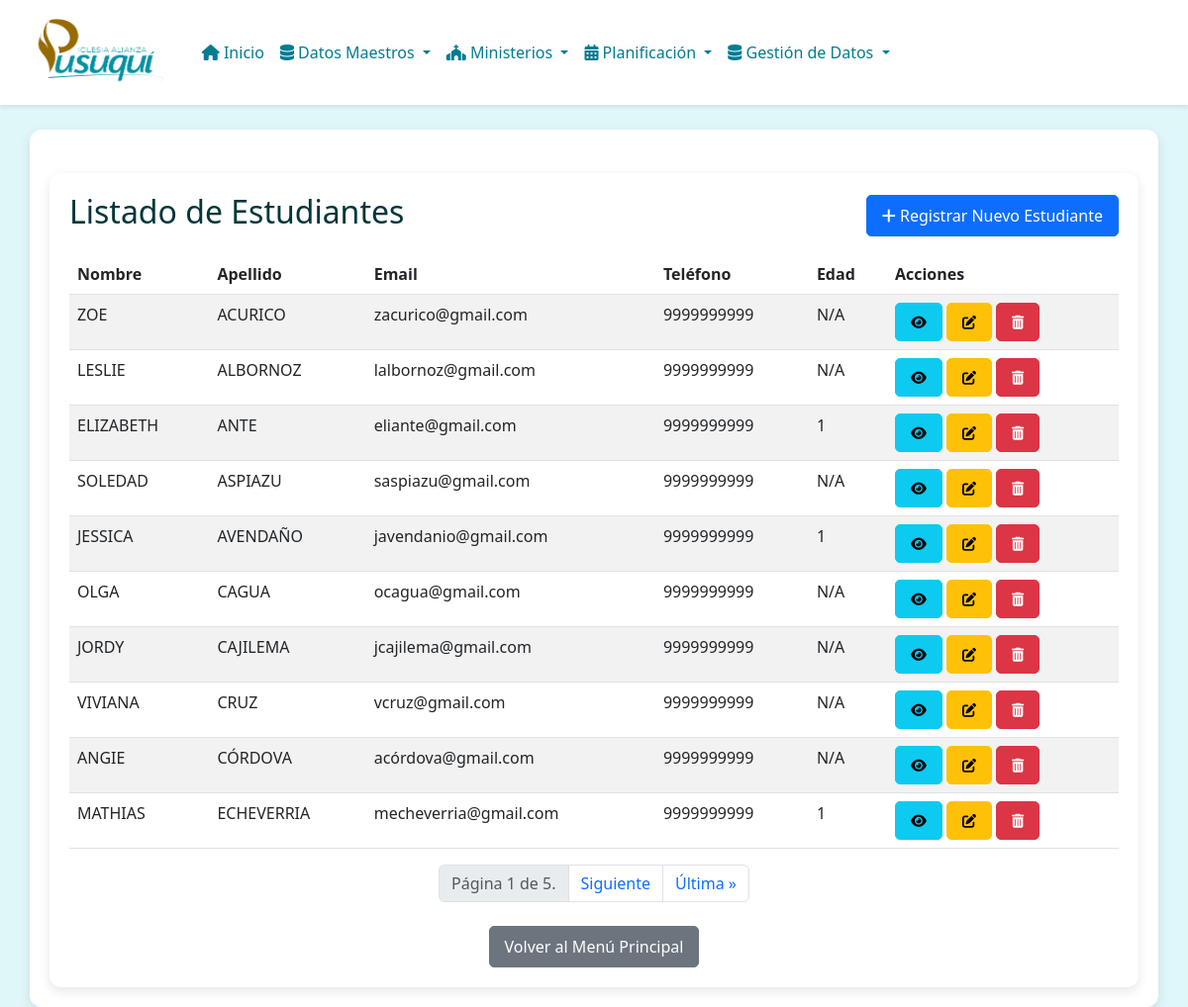
Page /academia/students/ on the committed database.
### academia/models.py (models this page shows, shortened)
class Student(models.Model):
    name = models.CharField(_("name"), max_length=128)
    surname = models.CharField(_("surname"), max_length=128)
    email = models.EmailField(_("email"), max_length=254, unique=True, null=True, blank=True)
    phone_number = models.CharField(_("phone number"), max_length=20, null=True, blank=True)
    date_of_birth = models.DateField(
        _("date of birth"),
        null=True, blank=True,
        validators=[validate_date],
        help_text=_("Format: YYYY-MM-DD")
    )
    @property
    def age(self):
        if not self.date_of_birth:
            return None
        today = date.today()
        return today.year - self.date_of_birth.year - \
               ((today.month, today.day) < (self.date_of_birth.month, self.date_of_birth.day))
    class Meta:
        verbose_name = _("student")
        verbose_name_plural = _("students")
        ordering = ['surname', 'name']
        unique_together = [['name', 'surname']]

### academia/views.py (the view)
# urls.py: path('students/', views.StudentListView.as_view(), name='student-list'),
class StudentListView(ListView):
    model = Student
    template_name = 'academia/student_list.html'
    context_object_name = 'students'
    paginate_by = 10
    def get_context_data(self, **kwargs):
        context = super().get_context_data(**kwargs)
        context['active_page'] = 'students'
        context['page_title'] = 'Listado de Estudiantes'
        return context

### academia/templates/academia/student_list.html (shortened to what this page needs)
{% extends "base.html" %}
{% block body %}
<div class="container mt-4">
    <div class="d-flex justify-content-between align-items-center mb-3">
        <h2>{{ page_title }}</h2>
        <a href="{% url 'academia:student-create' %}" class="btn btn-primary">
            <i class="fas fa-plus"></i> Registrar Nuevo Estudiante
        </a>
    </div>
    {% if students %}
        <table class="table table-striped table-hover">
            <thead class="thead-dark">
                <tr>
                    <th>Nombre</th>
                    <th>Apellido</th>
                    <th>Email</th>
                    <th>Teléfono</th>
                    <th>Edad</th>
                    <th>Acciones</th>
                </tr>
            </thead>
            <tbody>
                {% for student in students %}
                <tr>
                    <td>{{ student.name }}</td>
                    <td>{{ student.surname }}</td>
                    <td>{{ student.email|default:"N/A" }}</td>
                    <td>{{ student.phone_number|default:"N/A" }}</td>
                    <td>{{ student.age|default:"N/A" }}</td>
                    <td>
                        <a href="{% url 'academia:student-detail' student.pk %}" class="btn btn-info btn-sm" title="Ver Detalles">
                            <i class="fas fa-eye"></i>
                        </a>
                        <a href="{% url 'academia:student-update' student.pk %}" class="btn btn-warning btn-sm" title="Editar">
                            <i class="fas fa-edit"></i>
                        </a>
                        <a href="{% url 'academia:student-delete' student.pk %}" class="btn btn-danger btn-sm" title="Eliminar">
                            <i class="fas fa-trash-alt"></i>
                        </a>
                    </td>
                </tr>
                {% endfor %}
            </tbody>
        </table>
        {% if is_paginated %}
            <nav aria-label="Page navigation">
                <ul class="pagination justify-content-center">
                    <li class="page-item disabled"><span class="page-link">Página {{ page_obj.number }} de {{ page_obj.paginator.num_pages }}.</span></li>
                    {% if page_obj.has_next %}
                        <li class="page-item"><a class="page-link" href="?page={{ page_obj.next_page_number }}">Siguiente</a></li>
                        <li class="page-item"><a class="page-link" href="?page={{ page_obj.paginator.num_pages }}">Última &raquo;</a></li>
                    {% endif %}
                </ul>
            </nav>
        {% endif %}
    {% else %}
        <div class="alert alert-info" role="alert">
            No hay estudiantes registrados.
        </div>
    {% endif %}
    <div class="mt-4 text-center">
        <a href="{% url 'academia:index' %}" class="btn btn-secondary">Volver al Menú Principal</a>
    </div>
</div>
{% endblock %}

### static/css/style.css (style rules this page uses)
body { background-color: #e0f7fa; color: #00363a; }
.container { background-color: #ffffff; border-radius: 12px; padding: 20px; box-shadow: 0 4px 12px rgba(0, 0, 0, 0.1); }

### templates/base.html (style rules this page uses)
:root { --primary-color: #72cdd1; --secondary-color: #65a7d3; --accent-color: #d9d9d9; --light-bg: #f8f9fa; --border-radius: 8px; }
body { background-color: var(--light-bg); font-family: 'Segoe UI', Tahoma, Geneva, Verdana, sans-serif; }
.btn { border-radius: 5px; padding: 8px 15px; transition: all 0.3s ease; }

### rows in the picture
Student: name "ZOE", surname "ACURICO", email "zacurico@gmail.com", phone_number "9999999999", age "N/A"
Student: name "LESLIE", surname "ALBORNOZ", email "lalbornoz@gmail.com", phone_number "9999999999", age "N/A"
Student: name "ELIZABETH", surname "ANTE", email "eliante@gmail.com", phone_number "9999999999", age "1"
Student: name "SOLEDAD", surname "ASPIAZU", email "saspiazu@gmail.com", phone_number "9999999999", age "N/A"
Student: name "JESSICA", surname "AVENDAÑO", email "javendanio@gmail.com", phone_number "9999999999", age "1"
Student: name "OLGA", surname "CAGUA", email "ocagua@gmail.com", phone_number "9999999999", age "N/A"
Student: name "JORDY", surname "CAJILEMA", email "jcajilema@gmail.com", phone_number "9999999999", age "N/A"
Student: name "VIVIANA", surname "CRUZ", email "vcruz@gmail.com", phone_number "9999999999", age "N/A"
Student: name "ANGIE", surname "CÓRDOVA", email "acórdova@gmail.com", phone_number "9999999999", age "N/A"
Student: name "MATHIAS", surname "ECHEVERRIA", email "mecheverria@gmail.com", phone_number "9999999999", age "1"

### other values in the picture
{{ page_title }} "Listado de Estudiantes"
{{ page_obj.number }} "1"
{{ page_obj.paginator.num_pages }} "5"
